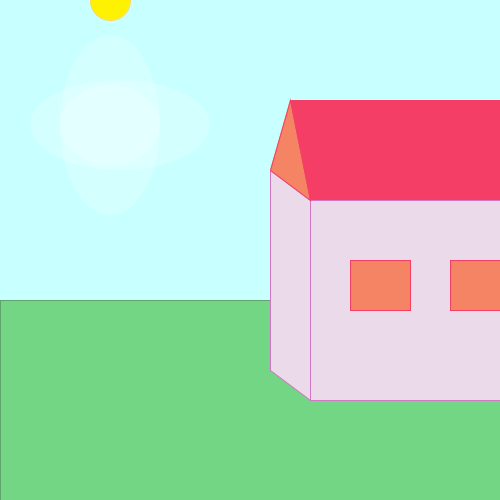
Frame 1 (no input)
Frame 60 (the mouse pressed at the canvas centre just before this capture): identical to frame 1, image omitted
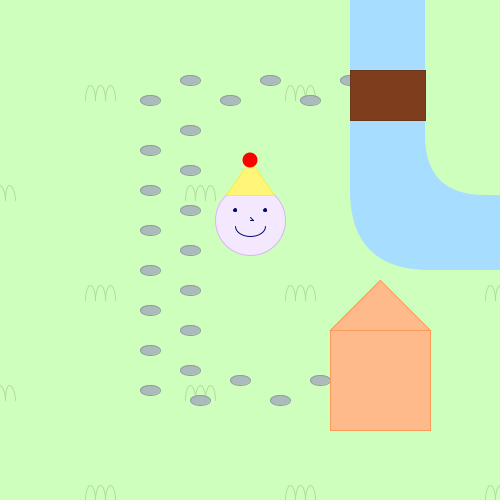
Frame 120 (the mouse held since frame 60 and released just before this capture)

The Processing sketch that drew these frames (run headless with seeded random() and noise(); from frame 60 on, the mouse is pressed at the canvas centre):

// Processing sketch: week_5
// ── week_5.pde
int sceneNumber = 0;

void setup() {
  size(500,500);
}

void draw() {
  switch(sceneNumber){
    case 0 : 
      scene0();
    break;
    
    case 1:
      scene1();
    break;
    
    case 2:
      scene2();
    break;
    
    case 3:
    sceneNumber = 0;
    break;
  }
}

void mousePressed() {
  sceneNumber++;
}

void scene0() {
  background(100-(mouseY-100),255-(mouseY-50),255);
  // as the mouse goes up and down the color goes from lighter blue to darker blue
  // the higher the mouse on the y coord, the lighter the background becomes

fill(255,242,0);
stroke(252,214,98);
ellipse(110, mouseY, 40,40);
  // this is the sun which follows the mouse's y coord

fill(239,242,196);
stroke(212,214,184);
ellipse(110, mouseY-300, 40,40);
  // this is the moon wich also follows mouse's y coord

fill(255, 255, 255, 50);
noStroke();
ellipse(110, 125, 100, 80);
ellipse(120, 125, 180, 90);
ellipse(110, 125, 100, 180);
  // "glow" around moon and sun

fill(114,214,133);
stroke(97,162,109);
rect(0,300,500,250);
  // base for grass

fill(245,62,101);
stroke(245,62,101);
rect(290, 100, 210, 100);
  // roof that faces audience

fill(234,218,234);
stroke(211,119,195);
rect(310, 200, 200, 200);
  //house wall that faces audience
  
 
quad(310, 200, 270, 170, 270, 370, 310, 400);
// "front" of house

stroke(245,62,101);
fill(245,132,101);
triangle(310, 200, 270, 170, 290, 100);
  // traingular part of roof

rect(350, 260, 60, 50);
rect(450, 260, 60, 50);
}

void scene1() {background(207, 255, 188);
  
  // grass detail
  // repeated rows using for(); 
    for(int i = 0; i<5; i+=2){
      grass(100 +100*i, 100);
    }
    for(int i = 0; i<6; i+=2){
      grass(0 +100*i, 200);
    }
    for(int i = 0; i<5; i+=2){
      grass(100 +100*i, 300);
    }
    for(int i = 0; i<6; i+=2){
      grass(0 +100*i, 400);
    }
    for(int i = 0; i<5; i+=2){
      grass(100 +100*i, 500);
    }
    for(int i = 0; i<6; i+=2){
      grass(0 +100*i, 600);
    }
  
  // river
  fill(167, 221, 255);
  noStroke();
  rect(350,-80, 320, 350, 80);
  
  // rave island
  fill(207, 255, 188);
  noStroke();
  rect(425,-80, 300, 275, 60);
 
  // pathway
    for(int i = 0; i<6; i+=2){
      path(200+ 40*i, 400);
    }
    for(int i = 0; i<7; i+=1){
      path(150, 150+ 40*i);
    }
    for(int i = 0; i<6; i+=2){
      path(150+ 40*i, 100);
    }
  
  // house
  fill(255, 186, 139);
  stroke( 252, 155, 89);
  rect(330, 330, 100, 100);
  triangle(330, 330, 430, 330, 380, 280);
  
  //bridge
  fill(126, 61, 28);
  stroke (108, 55, 28);
  rect(350, 70, 75, 50);
  
  // rave ! ! !
  if (mouseX> 400 && mouseY<250){
    fill(random(255), random(255),random(255));
    noStroke();
    rect(425,-80, 300, 275, 60);
  }
  player(mouseX, mouseY-30);
}

void scene2() {
  background(255);
  strokeWeight(1);
  fill(180,234,201,100);
  stroke(255,255,0);
  rect(40, 100, 70, 500, 15, 15, 0, 0);
 
  

ellipse(75, 75, 70, 70);
 // head
  //ellipse(a, b, c, d);
    // a is x coord of the ellipse
    // b is y coord of ellipse
    // c is width by default
    // d is height of ellipse by default

arc(75, 85, 30, 20, 0, PI);
 // smile
  // arc(a, b, c, d, start, stop);
    // arc(a, b, c, d, start, stop, mode);
    // a is x coord of arc ellipse
    // b is y coord of arc ellipse
    // c is width of arc ellipse by default
    // d is height of arc ellipse by default
    // start is angle to start, specified in radians
    // stop is angle to stop, specified in radians

line(75, 72, 80, 77);
line(75, 78, 80, 77);
 // nose
  // line(x1, y1, x2, y2)
    // x1 is the x start coord, x2 is the x stop coord
    // y1 is the y start coord, y2 is the y stop coord
    // line(x1, y1, x2, y2, z1, z2)
    // z1 is the z coord of start, z2 is the z coord of the stop, for 3d
strokeWeight(10);
point(60, 65);
point(90, 65);
 // eyes
  // point(x, y)
    // point(x, y, z)
    // z coord of point, for 3D

strokeWeight(1);
triangle(60, 44, 75, 25, 90, 44);
 // party hat
triangle(67, 110, 75, 120, 83, 110);
 // top of tie
  //triangle(x1, y1, x2, y2, x3, y3)
    // x1, y1 first pt
    // x2, y2 second pt
    // x3, y3 third pt

ellipse(75.5, 25, 7, 7);
 //ball on top of party hat

quad(67, 130, 75, 120, 83, 130, 75, 140);


}
// defining grass detail function
void grass(float x, float y){
  noFill();
  stroke(178, 219, 161);
  arc(x, y, 10,30,PI, PI*2);
  arc(x +10, y, 10,30,PI, PI*2);
  arc(x -10, y, 10,30,PI, PI*2);
}
// defing how handsome ur friend is
void player(float c, float v){
  
  // head base
  fill(244, 232, 255);
  stroke(219, 178, 255);
  ellipse(c, v, 70, 70);
  
  //party hat base
  fill(255, 246, 121);
  stroke(240, 240, 70);
  triangle(c -24 , v -25, c +24, v -25,c, v-60);
  
  // party hat topper
  fill(255, 0, 0);
  noStroke();
  ellipse(c, v-60, 15, 15);
  
  // eyes
  fill(0, 10, 110);
  stroke(0, 10, 110);
  ellipse(c- 15, v -10, 3,3);
  ellipse(c+ 15, v -10, 3,3);
  
  // smile
  noFill();
  arc(c, v+6, 30, 20, 0, PI);
  
  // nose
  line(c, v-3, c+3, v);
  line(c, v, c+3, v);
  
  }
  
//pathway
void path(float x, float y){
  fill(171, 186, 188);
  stroke( 146, 156, 157);
  ellipse(x, y, 20, 10);
  ellipse(x +40, y- 20, 20, 10);
}
